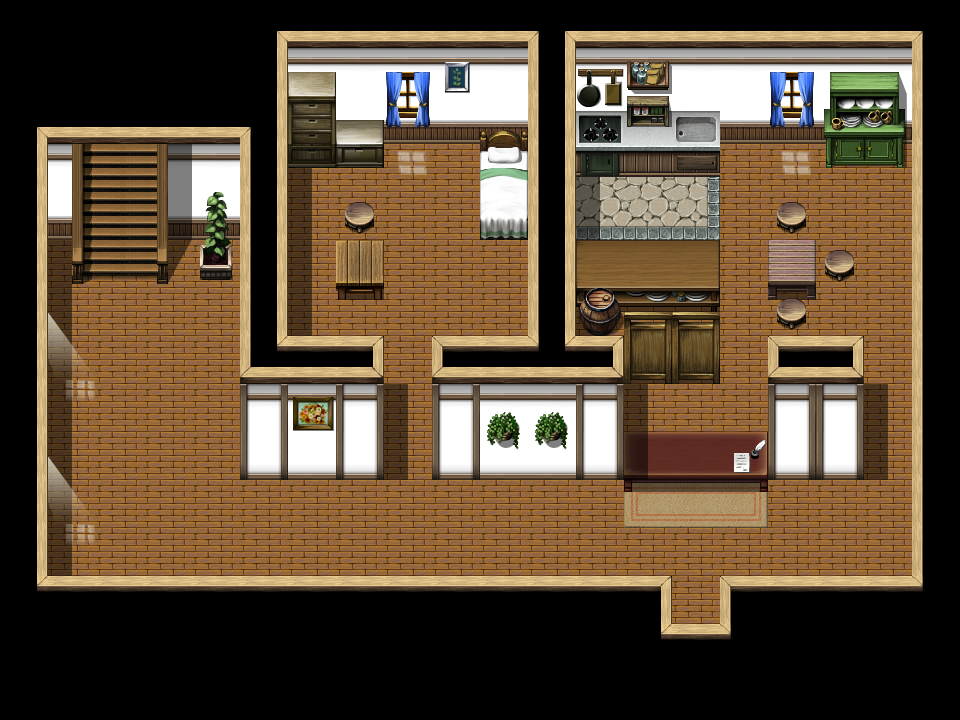

A 2D game scene composited from a Tiled map and its tileset images. What follows is a short description and the map's XML, with each tile layer's data collapsed to a summary:
An orthogonal 40x30 tile map with 24x24 px tiles, 9 tile layers (under0_none, under1_ground, under2_none, under3_none, ...), 2 tilesets and 46 objects (2x note_closet, 2x note_plant, 2x note_art, 2x w, 2x lastdenn, ...).

<map version="1.11" tiledversion="1.12.2" orientation="orthogonal" renderorder="right-down" width="40" height="30" tilewidth="24" tileheight="24" infinite="0" nextlayerid="21" nextobjectid="54">
 <properties>
  <property name="bgm" value="bgm_inn" />
  <property name="step_sound" value="wood" />
 </properties>
 <tileset firstgid="1" name="lastdenn_inn" tilewidth="24" tileheight="24" tilecount="828" columns="36">
  <image source="tilesets/lastdenn_inn.png" width="864" height="552" />
 </tileset>
 <tileset firstgid="829" source="tilesets/fsm_inside01_b.tsx" />
 <layer id="2" name="under0_none" width="40" height="30">
  <data>[1200 cells, 0 non-empty, 0 distinct tile ids]</data>
 </layer>
 <layer id="1" name="under1_ground" width="40" height="30">
  <data>[1200 cells, 1146 non-empty, 231 distinct tile ids]</data>
 </layer>
 <layer id="3" name="under2_none" width="40" height="30">
  <data>[1200 cells, 0 non-empty, 0 distinct tile ids]</data>
 </layer>
 <layer id="4" name="under3_none" width="40" height="30">
  <data>[1200 cells, 0 non-empty, 0 distinct tile ids]</data>
 </layer>
 <layer id="5" name="under4_none" width="40" height="30">
  <data>[1200 cells, 0 non-empty, 0 distinct tile ids]</data>
 </layer>
 <layer id="6" name="under5_none" width="40" height="30">
  <data>[1200 cells, 0 non-empty, 0 distinct tile ids]</data>
 </layer>
 <layer id="7" name="over6_objects" width="40" height="30">
  <data>[1200 cells, 54 non-empty, 7 distinct tile ids]</data>
 </layer>
 <layer id="8" name="over7_lights" width="40" height="30">
  <data>[1200 cells, 8 non-empty, 4 distinct tile ids]</data>
 </layer>
 <layer id="9" name="over8_none" width="40" height="30">
  <data>[1200 cells, 0 non-empty, 0 distinct tile ids]</data>
 </layer>
 <objectgroup color="#0055ff" id="11" name="sound">
  <object id="32" name="stone" x="576" y="174" width="144" height="66" />
  <object id="38" name="carpet" x="624" y="480" width="144" height="48" />
 </objectgroup>
 <objectgroup color="#aa0000" id="12" name="collision">
  <object id="5" x="0" y="600" width="672" height="120" />
  <object id="6" x="720" y="600" width="240" height="120" />
  <object id="7" x="672" y="672" width="48" height="48" />
  <object id="9" x="0" y="0" width="960" height="144" />
  <object id="10" x="912" y="144" width="48" height="456" />
  <object id="11" x="0" y="144" width="48" height="456" />
  <object id="12" x="240" y="144" width="48" height="336" />
  <object id="14" x="288" y="360" width="96" height="120" />
  <object id="15" x="432" y="360" width="144" height="120" />
  <object id="16" x="528" y="144" width="48" height="216" />
  <object id="17" x="480" y="144" width="48" height="96" />
  <object id="18" x="288" y="144" width="96" height="24" />
  <object id="19" x="816" y="144" width="96" height="24" />
  <object id="20" x="576" y="144" width="144" height="30" />
  <object id="21" x="768" y="360" width="96" height="120" />
  <object id="22" x="624" y="432" width="144" height="48" />
  <object id="23" x="336" y="240" width="48" height="60" />
  <object id="24" x="348" y="198" width="24" height="42" />
  <object id="25" x="768" y="240" width="48" height="60" />
  <object id="26" x="780" y="198" width="24" height="42" />
  <object id="27" x="780" y="300" width="24" height="30" />
  <object id="29" x="816" y="246" width="36" height="36" />
  <object id="30" x="576" y="240" width="144" height="144" />
  <object id="31" x="576" y="384" width="48" height="96" />
  <object id="33" x="48" y="144" width="48" height="138" />
  <object id="34" x="144" y="144" width="96" height="138" />
 </objectgroup>
 <objectgroup color="#5500ff" id="13" name="rest">
  <object id="42" name="note_kitchen" x="636" y="144" width="84" height="30" />
  <object id="43" name="note_closet" x="834" y="120" width="60" height="30" />
  <object id="45" name="note_bed02" x="480" y="144" width="48" height="78" />
  <object id="46" name="note_closet" x="288" y="120" width="96" height="30" />
  <object id="47" name="note_plant" x="192" y="240" width="48" height="42" />
  <object id="50" name="note_art" x="294" y="444" width="36" height="24" />
  <object id="51" name="note_plant" x="486" y="444" width="84" height="24" />
  <object id="53" name="note_art" x="444" y="108" width="24" height="24" />
 </objectgroup>
 <objectgroup color="#55ff7f" id="14" name="npc">
  <object id="39" name="woman06" x="672" y="408" width="48" height="24">
   <properties>
    <property name="conversation" value="lastdenn_inn_behind" />
    <property name="direction" value="south" />
   </properties>
  </object>
  <object id="40" name="woman06" type="inv" x="672" y="456" width="48" height="12">
   <properties>
    <property name="conversation" value="lastdenn_inn_price-2" />
   </properties>
  </object>
  <object id="41" name="maid02" x="576" y="162" width="48" height="24">
   <properties>
    <property name="conversation" value="get_out_of_kitchen" />
    <property name="direction" value="north" />
   </properties>
  </object>
  <object id="44" name="maid03" type="w" x="816" y="216" width="48" height="24">
   <properties>
    <property name="conversation" value="get_out_of_kitchen" />
   </properties>
  </object>
  <object id="48" name="rich_man07" type="w" x="408" y="216" width="48" height="24">
   <properties>
    <property name="conversation" value="quest_lastdenn_ring" />
   </properties>
  </object>
 </objectgroup>
 <objectgroup color="#55aaff" id="15" name="spawn">
  <object id="1" name="lastdenn" x="672" y="624" width="48" height="24" />
  <object id="3" name="lastdenn_inn_2f" x="96" y="168" width="48" height="24" />
  <object id="49" name="lastdenn_inn" x="384" y="336" width="48" height="24">
   <properties>
    <property name="direction" value="north" />
   </properties>
  </object>
 </objectgroup>
 <objectgroup color="#ffff7f" id="16" name="portal">
  <object id="2" name="lastdenn" x="672" y="648" width="48" height="24" />
  <object id="4" name="lastdenn_inn_2f" x="96" y="144" width="48" height="24" />
 </objectgroup>
 <objectgroup color="#ff00ff" id="18" name="quest" />
 <objectgroup color="#ff55ff" id="19" name="event" />
 <objectgroup color="#aaff00" id="20" name="scheduled" />
</map>
